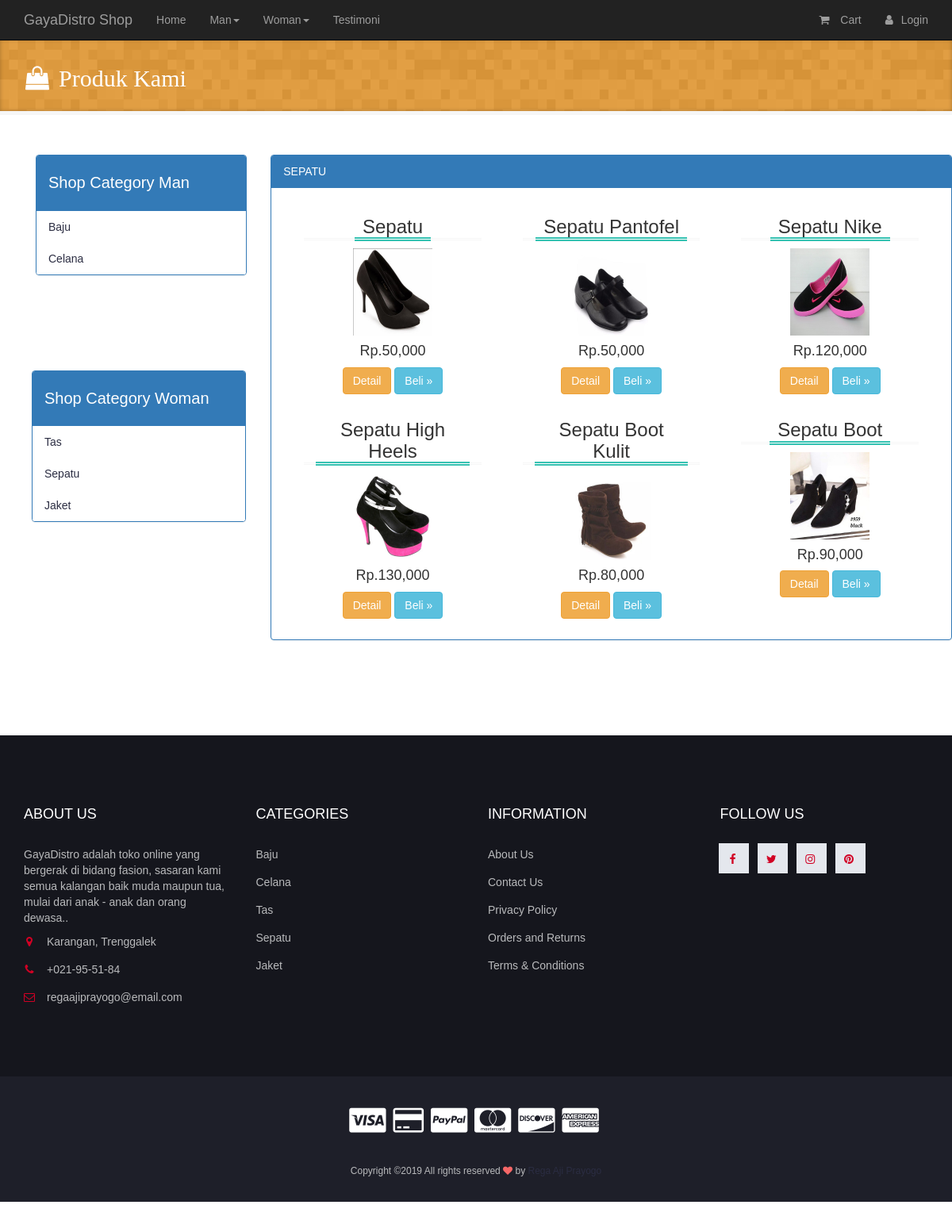
The app's page /sepatu.php with its own data.
### tables this page shows
CREATE TABLE `tbl_barang` (
  `id` int(11) NOT NULL,
  `nama` varchar(100) NOT NULL,
  `harga` int(100) NOT NULL,
  `stock` varchar(50) NOT NULL,
  `keterangan` varchar(255) NOT NULL,
  `gambar` varchar(100) NOT NULL
);

### config/functions.php (called while the page is built, shortened)
<?php
$conn = mysqli_connect("localhost","root","","gayadistro");
function query($query){
  global $conn;
  $result = mysqli_query($conn,$query);
  $rows   = [];
  while ($row = mysqli_fetch_assoc($result) ) {
    $rows[] = $row;
  }
  return $rows;
}
?>

### sepatu.php (the view, shortened to what this page needs)
<?php
require  'config/functions.php';
$t_barang = query("SELECT * FROM tbl_barang WHERE nama LIKE '%sepatu%'");
 ?>
<!DOCTYPE html>
<html lang="en">
  <head>
    <link href="css/bootstrap.min.css" rel="stylesheet">
    <link rel="stylesheet" type="text/css" href="admin/font-awesome/css/font-awesome.css">
    <link rel="stylesheet" type="text/css" href="css/style.css">
    <link rel="stylesheet" type="text/css" href="css/style1.css">
  </head>
  <body>
    <nav class="navbar navbar-inverse navbar-fixed-top">
  <div class="container">
    <div class="navbar-header">
      <a class="navbar-brand" href="index.php">GayaDistro Shop</a>
    </div>
    <div class="collapse navbar-collapse" id="bs-example-navbar-collapse-1">
      <ul class="nav navbar-nav">
        <li><a href="index.php">Home</a></li>
        <li class="dropdown">
          <a href="#" class="dropdown-toggle" data-toggle="dropdown" role="button" aria-haspopup="true" aria-expanded="false">Man<span class="caret"></span></a>
        </li>
         <li class="dropdown">
          <a href="#" class="dropdown-toggle" data-toggle="dropdown" role="button" aria-haspopup="true" aria-expanded="false">Woman<span class="caret"></span></a>
        </li>
        <li><a href="article.php">Testimoni</a></li>
      </ul>
      <ul class="nav navbar-nav navbar-right">
         <li>
            <a href="javascript:void(0);" id="jwpopupLink">
                <i class="fa fa-shopping-cart" style="padding-right: 10px"></i>
                Cart
            </a>
          </li>
          <li id="show_login">
          <?php
          if(isset($_SESSION['username'])){
            ?>
            <a href="profil.php" class="element place-right">Selamat datang, <?php echo "$_SESSION[username]"; ?></a>
            <li class="dropdown">
              <a href="#" class="dropdown-toggle" data-toggle="dropdown" role="button" aria-haspopup="true" aria-expanded="false"><i class="fa fa-cog fa-lg" style="margin-right: 10px"></i><span class="caret"></span></a>
              <ul class="dropdown-menu">
                <li><a href="profil.php"><i class="fa fa-user" style="padding-right: 10px"></i>Profil</a></li>
                <li><a href="logout.php"><i class="fa fa-sign-out" style="padding-right: 10px"></i>Logout</a></li>
              </ul>
            </li>
            <?php
          }else{
            ?>
            <a href="login_form.php"><i class="fa fa-user" style="padding-right: 10px"></i>Login</a>
            <?php
          }
          ?>
        </li>
      </ul>
    </div>
  </div>
</nav>
  <div id="page-title">
    <div id="page-title-inner">
      <div class="container ">
        <h2><i class="fa fa-shopping-bag" style="padding-right: 10px"></i>Produk Kami</h2>
      </div>
    </div>
  </div>
        <div class="row" style=" margin-left: 30px; margin-top: 50px;">
          <div class="col-md-3">
            <div class="panel panel-primary">
              <div class="panel-heading"><p style="font-size: 20px; padding-top: 10px;">Shop Category Man</p></div>
                <ul class="list-group">
                  <a href="#"><li class="list-group-item">Baju</li></a>
                  <a href="#"><li class="list-group-item">Celana</li></a>
                </ul>
              </div>
            </div>
          <div class="col-lg-9">
           <div class="panel panel-primary">
              <div class="panel-heading">SEPATU</div>
              <div class="panel-body">
               <?php foreach( $t_barang as $row ) : ?>
                <div class="col-md-4">
                  <div class="span4">
                    <div class="icons-box">
                      <div class="title"><h3><?php echo $row['nama']; ?></h3></div>
                      <img src="img/<?php echo $row['gambar']; ?>" style="width: 100px;" />
                      <div><h4 class="product-price" style="margin-top: 10px;">Rp.<?php echo number_format($row['harga']);?></h4></div>
          <div class="clear"><a href="detailproduk.php?kd=<?php echo $row['id'];?>" class="btn btn-md btn-warning">Detail</a> <a href="detailproduk.php?kd=<?php echo $row['id'];?>" class="btn btn-md btn-info">Beli &raquo;</a></div>
           </div>
      </div>
    </div>
      <?php endforeach; ?>
              </div>
            </div>
          </div>
        </div>
          <div class="col-md-3" style="margin-left: 25px;  margin-top: -30%;">
           <div class="panel panel-primary">
              <div class="panel-heading"><p style="font-size: 20px; padding-top: 10px;">Shop Category Woman</p></div>
              <ul class="list-group">
                <a href="#"><li class="list-group-item">Tas</li></a>
                <a href="#"><li class="list-group-item">Sepatu</li></a>
                <a href="#"><li class="list-group-item">Jaket</li></a>
              </ul>
            </div>
            </div>
    <footer id="footer">
      <div class="section">
        <div class="container">
          <div class="row">
            <div class="col-md-3 col-xs-6">
              <div class="footer">
                <h3 class="footer-title">About Us</h3>
                <p>GayaDistro adalah toko online yang bergerak di bidang fasion, sasaran kami semua kalangan baik muda maupun tua, mulai dari anak - anak dan orang dewasa..</p>
                <ul class="footer-links">
                  <li><a href="#"><i class="fa fa-map-marker"></i>Karangan, Trenggalek</a></li>
                  <li><a href="#"><i class="fa fa-phone"></i>+021-95-51-84</a></li>
                  <li><a href="#"><i class="fa fa-envelope-o"></i>regaajiprayogo@email.com</a></li>
                </ul>
              </div>
            </div>
            <div class="col-md-3 col-xs-6">
              <div class="footer">
                <h3 class="footer-title">Categories</h3>
                <ul class="footer-links">
                  <li><a href="#">Baju</a></li>
                  <li><a href="#">Celana</a></li>
                  <li><a href="#">Tas</a></li>
                  <li><a href="#">Sepatu</a></li>
                  <li><a href="#">Jaket</a></li>
                </ul>
              </div>
            </div>
            <div class="col-md-3 col-xs-6">
              <div class="footer">
                <h3 class="footer-title">Information</h3>
                <ul class="footer-links">
                  <li><a href="#">About Us</a></li>
                  <li><a href="#">Contact Us</a></li>
                  <li><a href="#">Privacy Policy</a></li>
                  <li><a href="#">Orders and Returns</a></li>
                  <li><a href="#">Terms & Conditions</a></li>
                </ul>
              </div>
            </div>
            <div class="col-md-3 col-xs-6">
              <div class="footer">
                <h3 class="footer-title">Follow Us</h3>
                <ul class="footer-links">
                  <center><ul class="newsletter-follow">
                    <li>
                      <a href="#"><i class="fa fa-facebook" style="margin-left: 10px;"></i></a>
                    </li>
                    <li>
                      <a href="#"><i class="fa fa-twitter" style="margin-left: 10px;"></i></a>
                    </li>
                    <li>
                      <a href="#"><i class="fa fa-instagram" style="margin-left: 10px;"></i></a>
                    </li>
                    <li>
                      <a href="#"><i class="fa fa-pinterest" style="margin-left: 10px;"></i></a>
                    </li>
                  </ul></center>
                </ul>
              </div>
            </div>
          </div>
        </div>
      </div>
      <div id="bottom-footer" class="section">
        <div class="container">
          <div class="row">
            <div class="col-md-12 text-center">
              <ul class="footer-payments">
                <li><a href="#"><i class="fa fa-cc-visa"></i></a></li>
                <li><a href="#"><i class="fa fa-credit-card"></i></a></li>
                <li><a href="#"><i class="fa fa-cc-paypal"></i></a></li>
                <li><a href="#"><i class="fa fa-cc-mastercard"></i></a></li>
                <li><a href="#"><i class="fa fa-cc-discover"></i></a></li>
                <li><a href="#"><i class="fa fa-cc-amex"></i></a></li>
              </ul>
              <span class="copyright">
                Copyright &copy; All rights reserved <i class="fa fa-heart" style="color: #f66767;"></i> by <a href="https://facebook.com/regaajiprayogo" target="_blank"></a>
              </span>
            </div>
          </div>
        </div>
      </div>
    </footer>
    </body>
  </body>
</html>

### css/style.css (style rules this page uses)
body { height: 200vh; }
.icons-box { text-align: center; border: 1px solid #fff; padding: 20px 10px 10px 10px; }
.icons-box h3 { margin: 0 auto; padding-top: 10px; border-bottom: 3px double #f6f6f6; margin-bottom: 10px; }
.title { border-bottom: 3px double #f6f6f6; margin-bottom: 10px; }
.title h1, .title h2, .title h3, .title h4, .title h5, .title h6 { border-bottom: 5px double #36C2B2 !important; margin-bottom: -4px !important; display: inline-block !important; padding: 0px 10px !important; margin-left:15px !important; margin-right:15px !important; }

### css/style1.css (style rules this page uses)
body { font-family: 'Montserrat', sans-serif; color: #333; }
a { color: #2B2D42; font-weight: 500; -webkit-transition: 0.2s color; transition: 0.2s color; }
ul, ol { margin: 0; padding: 0; list-style: none }
.section { padding-top: 30px; padding-bottom: 30px; }
#footer { background: #15161D; color: #B9BABC; margin-top: 100px; }
#bottom-footer { background: #1E1F29; }
.footer { margin: 60px 0px; }
.footer .footer-title { color: #FFF; text-transform: uppercase; font-size: 18px; margin: 0px 0px 30px; }
.footer-links li+li { margin-top: 15px; }
.footer-links li a { color: #B9BABC; }
.footer-links li i { margin-right: 15px; color: #D10024; width: 14px; text-align: center; }
.copyright { margin-top: 30px; display: block; font-size: 12px; }
.footer-payments li { display: inline-block; margin-right: 5px; }
.footer-payments li a { color: white; font-size: 36px; display: block; }

### sepatu.php (style rules this page uses)
#page-title { background: url(img/bg-grey2.png); display: block; margin-top: 50px; margin-bottom: 25px; position: relative; z-index: 20; border-bottom: 5px solid #f6f6f6; }
#page-title-inner { background: rgba(226, 151, 50, 0.9); -webkit-box-shadow: inset 0px 0px 5px rgba(0,0,0,.25); -moz-box-shadow: inset 0px 0px 5px rgba(0,0,0,.25); box-shadow: inset 0px 0px 5px rgba(0,0,0,.25); padding: 10px; }
#page-title i { margin: -6px 2px -5px -18px; padding: 0px; }
#page-title h2 { display: inline-block; font-family: "Boogaloo" !important; color: #fff; padding: 2px 20px 5px 20px; font-size: 30px; }
.newsletter-follow { text-align: center; margin-top: -20px; margin-left: -80px; }
.newsletter-follow li { display: inline-block; margin-right: 5px; }
.newsletter-follow li:last-child { margin-right: 0px; }
.newsletter-follow li a { position: relative; display: block; width: 40px; height: 40px; line-height: 40px; border: 1px solid #15161D; background-color: #E4E7ED; -webkit-transition: 0.2s all; transition: 0.2s all; }

### records on screen
tbl_barang: nama "Sepatu", gambar (picture), harga "50,000"
tbl_barang: nama "Sepatu Pantofel", gambar (picture), harga "50,000"
tbl_barang: nama "Sepatu Nike", gambar (picture), harga "120,000"
tbl_barang: nama "Sepatu High Heels", gambar (picture), harga "130,000"
tbl_barang: nama "Sepatu Boot Kulit", gambar (picture), harga "80,000"
tbl_barang: nama "Sepatu Boot", gambar (picture), harga "90,000"
